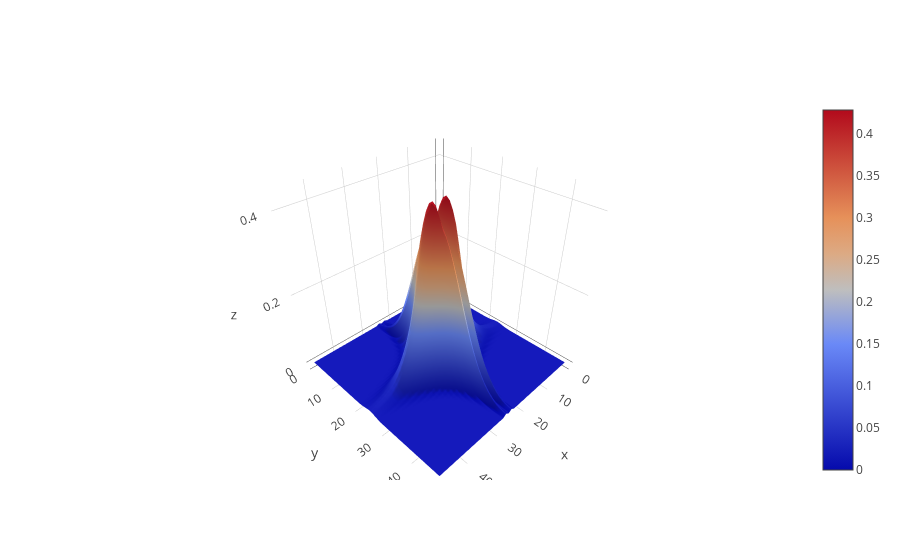

Here is the notebook cell this chart was saved with:
### Code cell
import plotly
import plotly.graph_objs as go
import pandas as pd
plotly.offline.init_notebook_mode(connected=True)

data = [go.Surface(z=Z)]
layout = go.Layout()
fig = go.Figure(data=data, layout=layout)
plotly.offline.iplot(fig)

### Figure 1 — Plotly figure (JSON) as saved in the notebook; plotly's stock layout.template omitted (floating-point values rounded to 4 significant figures; data arrays with more than 128 entries replaced by an {"elided": "..."} marker saying what was removed)
{"data": [{"type": "surface", "z": {"elided": "48x48 float values"}}], "layout": {}}
